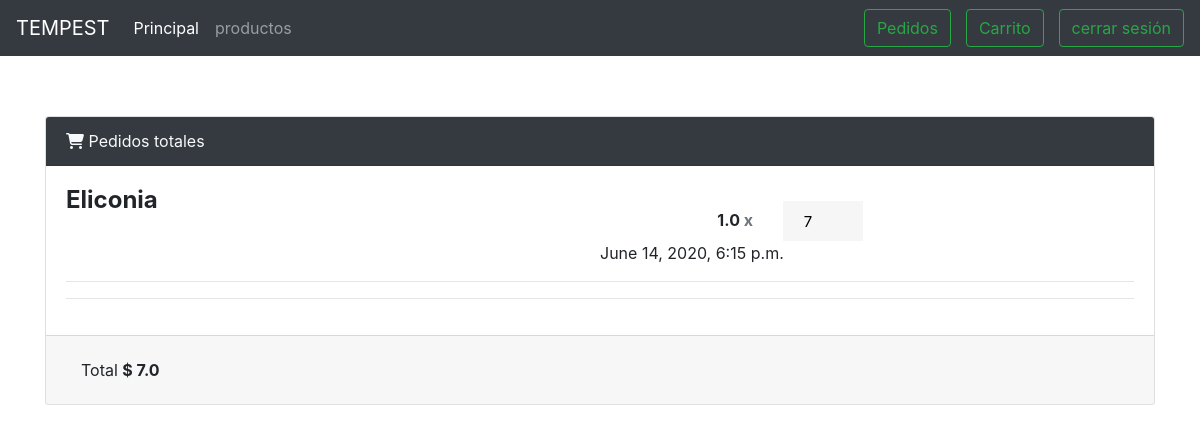
The app's page /pedidos/ (signed in), older data.
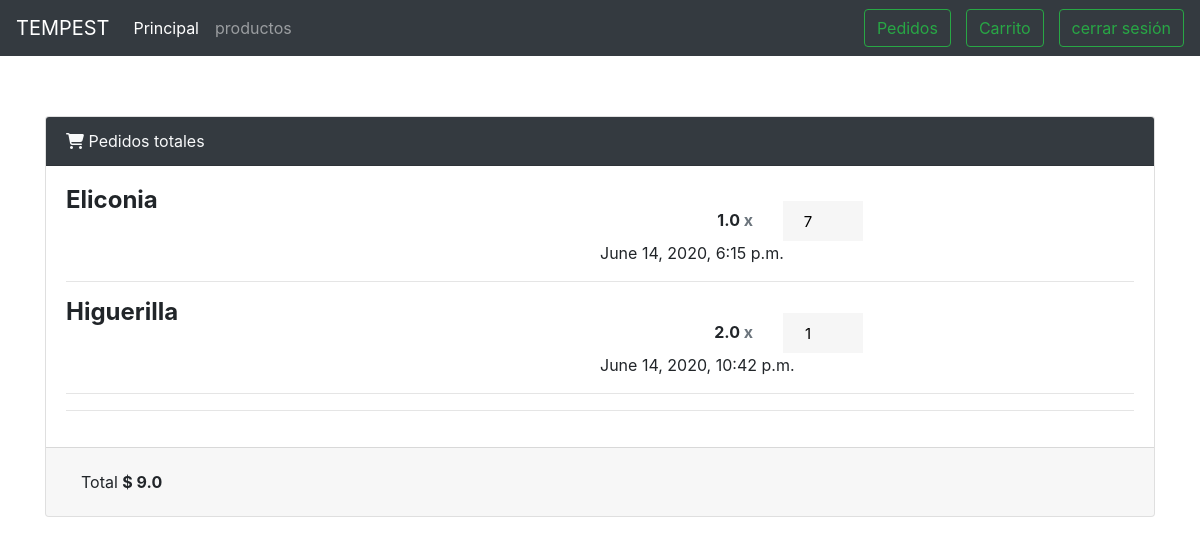
The same page, newer data.
### Trades/models.py (models this page shows, shortened)
class producto(models.Model):
	id = models.AutoField(primary_key=True)
	nombre = models.CharField(max_length=20)
	descripcion = models.TextField(null=False)
	precio = models.FloatField()

class pedido(models.Model):
	pedido_id = models.AutoField(primary_key=True)
	producto_id = models.IntegerField(null=False, default=1)
	usuario_id = models.IntegerField(null=False, default=1)
	cantidad = models.IntegerField(null=False)
	fecha = models.DateTimeField(default=datetime.now)

### Trades/views.py (the view)
# urls.py: path("pedidos/",pedidos,name = "pedidos"),
def pedidos(request):
	total = 0
	user_id = request.user.id
	req = pedido.objects.filter(usuario_id = user_id)
	prod = producto.objects.all()
	for x in req:
		unidad = producto.objects.filter(id = x.producto_id)
		for y in unidad:
			total = total + (x.cantidad * y.precio)
	return render(request,"usuario/pedidos.html",{"pedidos":req,"productos":prod,"cantidad":total})

### templates/usuario/pedidos.html (shortened to what this page needs)
{% extends "base.html" %}
{% load static %}
{% block content %}
<link href="//maxcdn.bootstrapcdn.com/bootstrap/4.0.0/css/bootstrap.min.css" rel="stylesheet" id="bootstrap-css">
<br>
<br>
<br>
<br>
{% if user.is_authenticated %}
<div class="container">
   <div class="card shopping-cart">
            <div class="card-header bg-dark text-light">
                <i class="fa fa-shopping-cart" aria-hidden="true"></i>
                Pedidos totales
            </div>
            <div class="card-body">
                {% for m in pedidos %}
                    <div class="row">
                        <div class="col-12 text-sm-center col-sm-12 text-md-left col-md-6">
                            <h4 class="product-name"><strong>
                                {% for p in productos %}
                                    {% if p.id == m.producto_id %}
                                        {{p.nombre}}
                                    {% endif %}
                                {% endfor %}
                            </strong></h4>
                            <div class="col-12 col-sm-12 col-md-2 text-center">
                        </div>
                        </div>
                        <div class="col-12 col-sm-12 text-sm-center col-md-4 text-md-right row">
                            <div class="col-3 col-sm-3 col-md-6 text-md-right" style="padding-top: 25px">
                                <h6><strong id="precio">{% for p in productos %}
                                    {% if p.id == m.producto_id %}
                                        {{p.precio}}
                                    {% endif %}
                                {% endfor %} <span class="text-muted">x</span></strong></h6>
                            </div>
       							<div class="col-4 col-sm-4 col-md-4" style="padding-top: 15px">
                                <div class="quantity" >
                                    <input type="number" step="1" max="{{m.cantidad}}" min="{{m.cantidad}}" value="{{m.cantidad}}" title="Qty" class="qty"
                                           size="5" id="valor" name="valor" disabled>
                                </div>
                            </div>
                       		<div class="text-right">
                                {{ m.fecha }}
                            </div>
                        </div>
                    </div>
                    <hr>
                    {% endfor %}
                    <hr>
            </div>
            <div class="card-footer">
                <div class="pull-right" style="margin: 10px">
                    <div class="pull-right" style="margin: 5px">
                         Total <b>$ {{cantidad}} </b>
                    </div>
                </div>
            </div>
        </div>
</div>
    {% endif %}
{% endblock %}

Row changes from the older to the newer data that the page shows:
added pedido: valor "1", fecha "June 14, 2020, 10:42 p.m."
now on this page (row unchanged): producto: nombre "Higuerilla", precio "2.0"
Text that changed along with them:
{{ cantidad }}: "7.0" → "9.0"
